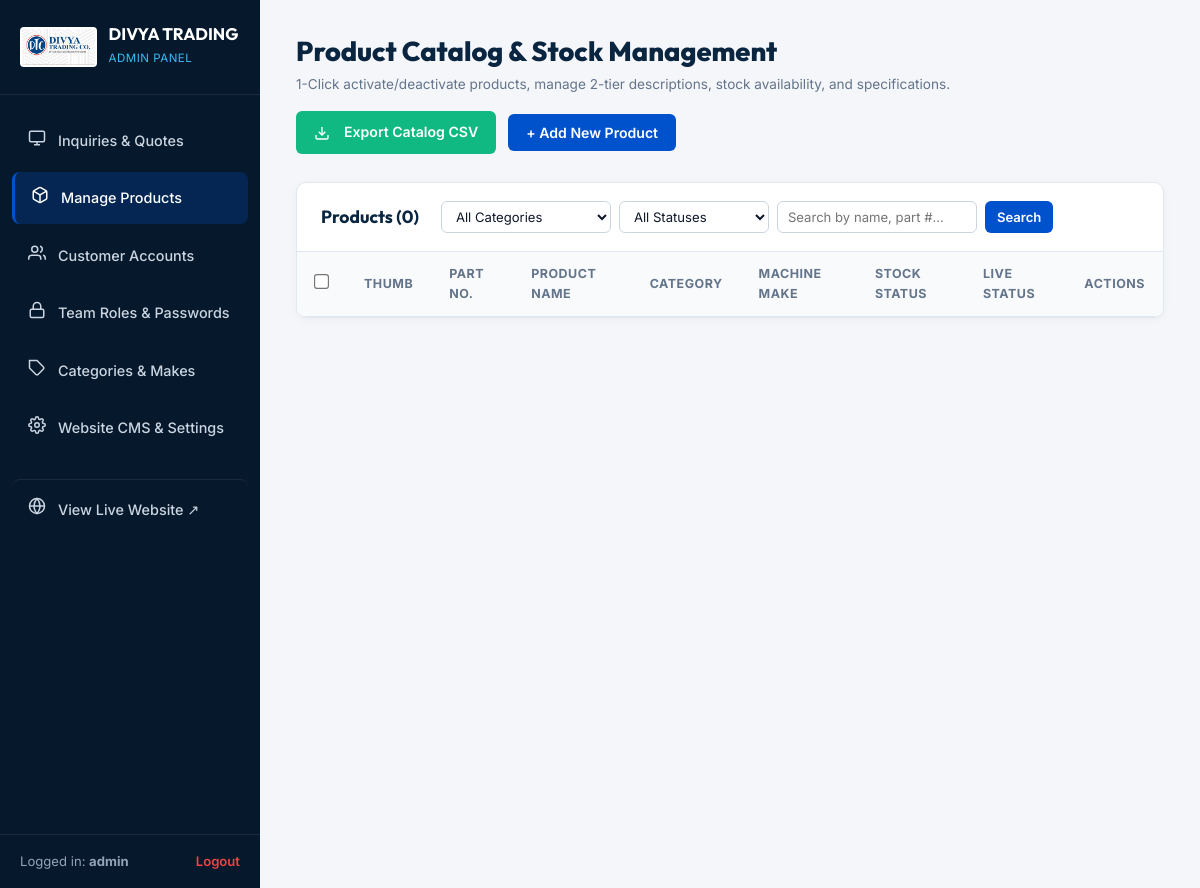
The page /admin/products (signed in) on the database its author committed.
### models.py (models this page shows, shortened)
class SiteSetting(db.Model):
    __tablename__ = 'site_settings'
    id = db.Column(db.Integer, primary_key=True)
    key = db.Column(db.String(100), unique=True, nullable=False)
    value = db.Column(db.Text, nullable=True)
    description = db.Column(db.String(255), nullable=True)

class AdminUser(db.Model):
    __tablename__ = 'admin_users'
    id = db.Column(db.Integer, primary_key=True)
    username = db.Column(db.String(80), unique=True, nullable=False)
    email = db.Column(db.String(150), unique=True, nullable=False)
    password_hash = db.Column(db.String(255), nullable=False)
    view_password = db.Column(db.String(100), nullable=True)  # Viewable password hint for superadmin management
    role = db.Column(db.String(30), default='superadmin')  # 'superadmin', 'sales_manager', 'product_editor'
    is_active = db.Column(db.Boolean, default=True)
    created_at = db.Column(db.DateTime, default=datetime.utcnow)

### app.py (the view, shortened to what this page needs)
@app.route('/admin/products')
@admin_required
def admin_products():
    category_id = request.args.get('category', type=int)
    machine_id = request.args.get('machine', type=int)
    search_q = request.args.get('q', '').strip()
    status_filter = request.args.get('status')
    query = Product.query
    if category_id:
        query = query.filter_by(category_id=category_id)
    if machine_id:
        query = query.filter_by(machine_make_id=machine_id)
    if status_filter == 'active':
        query = query.filter_by(is_active=True)
    elif status_filter == 'deactive':
        query = query.filter_by(is_active=False)
    elif status_filter == 'out_of_stock':
        query = query.filter_by(stock_status='out_of_stock')
    products_list = query.order_by(Product.id.desc()).all()
    categories = Category.query.order_by(Category.order_index).all()
    machines = MachineMake.query.order_by(MachineMake.name).all()
    return render_template(
        'admin/products.html',
        products=products_list,
        categories=categories,
        machines=machines,
        selected_category=category_id,
        selected_machine=machine_id,
        status_filter=status_filter,
        search_q=search_q
    )

### app.py (called while the page is built, shortened)
def admin_required(f):
    @wraps(f)
    def decorated_function(*args, **kwargs):
        admin_id = session.get('admin_user_id')
        login_time = session.get('admin_login_time')
        now = time.time()
        admin = AdminUser.query.get(admin_id)
        return f(*args, **kwargs)
    return decorated_function

@app.before_request
def enforce_session_timeout():
    now = time.time()

@app.context_processor
def inject_global_data():
    categories = Category.query.order_by(Category.order_index).all()
    machines = MachineMake.query.order_by(MachineMake.name).all()
    settings_records = SiteSetting.query.all()
    settings = {s.key: s.value for s in settings_records}
    why_choose_pillars = get_why_choose_pillars(settings)
    current_year = datetime.utcnow().year
    current_customer = None
    return {
        'nav_categories': categories,
        'nav_machines': machines,
        'site_settings': settings,
        'why_choose_pillars': why_choose_pillars,
        'current_year': current_year,
        'current_customer': current_customer
    }

### templates/admin/products.html (shortened to what this page needs)
<!DOCTYPE html>
<html lang="en">
<head>
  <link rel="stylesheet" href="{{ url_for('static', filename='css/admin.css') }}">
  <link rel="stylesheet" href="{{ url_for('static', filename='css/style.css') }}">
</head>
<body class="admin-body">
  <aside class="admin-sidebar" id="adminSidebar">
    <div class="sidebar-header">
      <img src="{{ site_settings.site_logo or url_for('static', filename='images/logo.png') }}" alt="DTC" class="sidebar-logo">
      <div class="sidebar-title">
        <h2>DIVYA TRADING</h2>
        <span>Admin Panel</span>
      </div>
    </div>
    <nav class="sidebar-nav">
      <a href="{{ url_for('admin_dashboard') }}" class="sidebar-nav-item">
        <span class="nav-icon">
          <svg width="18" height="18" viewBox="0 0 24 24" fill="none" stroke="currentColor" stroke-width="2"><rect x="2" y="3" width="20" height="14" rx="2" ry="2"></rect><line x1="8" y1="21" x2="16" y2="21"></line><line x1="12" y1="17" x2="12" y2="21"></line></svg>
        </span>
        <span>Inquiries & Quotes</span>
      </a>
      <a href="{{ url_for('admin_products') }}" class="sidebar-nav-item active">
        <span class="nav-icon">
        </span>
        <span>Manage Products</span>
      </a>
      <a href="{{ url_for('admin_customers') }}" class="sidebar-nav-item">
        <span class="nav-icon">
          <svg width="18" height="18" viewBox="0 0 24 24" fill="none" stroke="currentColor" stroke-width="2"><path d="M17 21v-2a4 4 0 0 0-4-4H5a4 4 0 0 0-4 4v2"></path><circle cx="9" cy="7" r="4"></circle><path d="M23 21v-2a4 4 0 0 0-3-3.87"></path><path d="M16 3.13a4 4 0 0 1 0 7.75"></path></svg>
        </span>
        <span>Customer Accounts</span>
      </a>
      <a href="{{ url_for('admin_users') }}" class="sidebar-nav-item">
        <span class="nav-icon">
          <svg width="18" height="18" viewBox="0 0 24 24" fill="none" stroke="currentColor" stroke-width="2"><rect x="3" y="11" width="18" height="11" rx="2" ry="2"></rect><path d="M7 11V7a5 5 0 0 1 10 0v4"></path></svg>
        </span>
        <span>Team Roles & Passwords</span>
      </a>
      <a href="{{ url_for('admin_categories') }}" class="sidebar-nav-item">
        <span class="nav-icon">
          <svg width="18" height="18" viewBox="0 0 24 24" fill="none" stroke="currentColor" stroke-width="2"><path d="M20.59 13.41l-7.17 7.17a2 2 0 0 1-2.83 0L2 12V2h10l8.59 8.59a2 2 0 0 1 0 2.82z"></path><line x1="7" y1="7" x2="7.01" y2="7"></line></svg>
        </span>
        <span>Categories & Makes</span>
      </a>
      <a href="{{ url_for('admin_settings') }}" class="sidebar-nav-item">
        <span class="nav-icon">
        </span>
        <span>Website CMS & Settings</span>
      </a>
      <a href="{{ url_for('home') }}" target="_blank" class="sidebar-nav-item" style="margin-top: 20px; border-top: 1px solid rgba(255,255,255,0.08); padding-top: 14px;">
        <span class="nav-icon">
          <svg width="18" height="18" viewBox="0 0 24 24" fill="none" stroke="currentColor" stroke-width="2"><circle cx="12" cy="12" r="10"></circle><line x1="2" y1="12" x2="22" y2="12"></line><path d="M12 2a15.3 15.3 0 0 1 4 10 15.3 15.3 0 0 1-4 10 15.3 15.3 0 0 1-4-10 15.3 15.3 0 0 1 4-10z"></path></svg>
        </span>
        <span>View Live Website ↗</span>
      </a>
    </nav>
    <div class="sidebar-footer">
      <span>Logged in: <strong>{{ session.admin_username }}</strong></span>
      <a href="{{ url_for('admin_logout') }}">Logout</a>
    </div>
  </aside>
  <main class="admin-main">
    <div class="admin-top-bar">
      <div class="admin-page-title">
        <h1>Product Catalog & Stock Management</h1>
        <p>1-Click activate/deactivate products, manage 2-tier descriptions, stock availability, and specifications.</p>
      </div>
      <div class="admin-top-actions">
        <a href="{{ url_for('admin_export_products') }}" class="btn-admin-export">
          <svg width="16" height="16" viewBox="0 0 24 24" fill="none" stroke="currentColor" stroke-width="2" style="margin-right: 6px;"><path d="M21 15v4a2 2 0 0 1-2 2H5a2 2 0 0 1-2-2v-4"></path><polyline points="7 10 12 15 17 10"></polyline><line x1="12" y1="15" x2="12" y2="3"></line></svg>
          <span>Export Catalog CSV</span>
        </a>
        <button class="btn-admin-primary" onclick="document.getElementById('addProductModal').classList.add('active')">
          <span>+ Add New Product</span>
        </button>
      </div>
    </div>
    <div class="admin-card">
      <div class="admin-card-header">
        <div style="display: flex; gap: 12px; align-items: center; flex-wrap: wrap;">
          <h3 style="margin-right: 10px;">Products ({{ products|length }})</h3>
          <form action="{{ url_for('admin_products') }}" method="GET" style="display: flex; gap: 8px; flex-wrap: wrap;">
            <select name="category" class="form-control" style="width: 170px; font-size: 0.82rem; padding: 6px 10px;" onchange="this.form.submit()">
              <option value="">All Categories</option>
            </select>
            <select name="status" class="form-control" style="width: 150px; font-size: 0.82rem; padding: 6px 10px;" onchange="this.form.submit()">
              <option value="">All Statuses</option>
            </select>
            <input type="text" name="q" value="{{ search_q }}" class="form-control" placeholder="Search by name, part #..." style="width: 200px; font-size: 0.82rem; padding: 6px 10px;">
            <button type="submit" class="btn-admin-primary" style="padding: 6px 12px; font-size: 0.82rem;">Search</button>
          </form>
        </div>
      </div>
      <div class="admin-table-wrap">
        <table class="admin-table">
          <thead>
            <tr>
              <th style="width: 38px; text-align: center;">
                <input type="checkbox" id="selectAllProducts" onclick="toggleSelectAllProducts(this)" style="cursor: pointer; transform: scale(1.15);" title="Select All Products">
              </th>
              <th>Thumb</th>
              <th>Part No.</th>
              <th>Product Name</th>
              <th>Category</th>
              <th>Machine Make</th>
              <th>Stock Status</th>
              <th>Live Status</th>
              <th>Actions</th>
            </tr>
          </thead>
        </table>
      </div>
    </div>
  </main>
</body>
</html>

### static/css/admin.css (style rules this page uses)
:root { --admin-navy: #0A2540; --admin-sidebar: #06182B; --admin-blue: #0052CC; --admin-blue-hover: #003E99; --admin-bg: #F4F6F9; --admin-card: #FFFFFF; --admin-border: #E2E8F0; --admin-text: #1E293B; --admin-muted: #64748B; --status-new-bg: #FEF3C7; --status-new-text: #D97706; --status-contacted-bg: #DBEAFE; --status-contacted-text: #1D4ED8; --status-quoted-bg: #E0E7FF; --status-quoted-text: #4338CA; --status-completed-bg: #D1FAE5; --status-completed-text: #059669; --status-cancelled-bg: #FEE2E2; --status-cancelled-text: #DC2626; }
* { box-sizing: border-box; margin: 0; padding: 0; }
body.admin-body { font-family: 'Inter', sans-serif; background-color: var(--admin-bg); color: var(--admin-text); min-height: 100vh; display: flex; }
.admin-sidebar { width: 260px; background: var(--admin-sidebar); color: #94A3B8; display: flex; flex-direction: column; flex-shrink: 0; min-height: 100vh; position: fixed; top: 0; left: 0; z-index: 100; }
.sidebar-header { padding: 24px 20px; border-bottom: 1px solid rgba(255, 255, 255, 0.08); display: flex; align-items: center; gap: 12px; }
.sidebar-logo { height: 40px; width: auto; border-radius: 4px; background: white; padding: 2px; }
.sidebar-title h2 { font-family: 'Outfit', sans-serif; font-size: 1.05rem; font-weight: 700; color: white; line-height: 1.2; }
.sidebar-title span { font-size: 0.72rem; color: #38BDF8; text-transform: uppercase; letter-spacing: 0.5px; }
.sidebar-nav { padding: 20px 12px; display: flex; flex-direction: column; gap: 6px; flex-grow: 1; }
.sidebar-nav-item { display: flex; align-items: center; gap: 12px; padding: 11px 16px; border-radius: 8px; color: #CBD5E1; text-decoration: none; font-size: 0.9rem; font-weight: 500; transition: all 0.2s ease; }
.sidebar-nav-item:hover, .sidebar-nav-item.active { background: rgba(0, 82, 204, 0.25); color: #FFFFFF; border-left: 3px solid var(--admin-blue); }
.sidebar-nav-item .nav-icon { font-size: 1.15rem; }
.sidebar-footer { padding: 16px 20px; border-top: 1px solid rgba(255, 255, 255, 0.08); display: flex; justify-content: space-between; align-items: center; font-size: 0.82rem; }
.sidebar-footer a { color: #EF4444; text-decoration: none; font-weight: 600; }
.admin-main { margin-left: 260px; flex-grow: 1; padding: 30px 36px; max-width: calc(100vw - 260px); }
.admin-top-bar { display: flex; justify-content: space-between; align-items: center; margin-bottom: 28px; flex-wrap: wrap; gap: 16px; }
.admin-page-title h1 { font-family: 'Outfit', sans-serif; font-size: 1.7rem; font-weight: 800; color: var(--admin-navy); }
.admin-page-title p { font-size: 0.85rem; color: var(--admin-muted); }
.admin-top-actions { display: flex; align-items: center; gap: 12px; }
.btn-admin-primary { background: var(--admin-blue); color: white; border: none; padding: 10px 18px; border-radius: 6px; font-size: 0.88rem; font-weight: 600; display: inline-flex; align-items: center; gap: 8px; cursor: pointer; text-decoration: none; transition: all 0.2s ease; }
.btn-admin-export { background: #10B981; color: white; border: none; padding: 10px 18px; border-radius: 6px; font-size: 0.88rem; font-weight: 600; display: inline-flex; align-items: center; gap: 8px; cursor: pointer; text-decoration: none; transition: all 0.2s ease; }
.admin-card { background: var(--admin-card); border: 1px solid var(--admin-border); border-radius: 10px; box-shadow: 0 2px 8px rgba(0,0,0,0.04); overflow: hidden; margin-bottom: 30px; }
.admin-card-header { padding: 18px 24px; border-bottom: 1px solid var(--admin-border); display: flex; justify-content: space-between; align-items: center; flex-wrap: wrap; gap: 12px; }
.admin-card-header h3 { font-family: 'Outfit', sans-serif; font-size: 1.1rem; font-weight: 700; color: var(--admin-navy); }
.admin-table-wrap { overflow-x: auto; }
.admin-table { width: 100%; border-collapse: collapse; text-align: left; font-size: 0.88rem; }
.admin-table th { background: #F8FAFC; padding: 12px 18px; font-weight: 700; color: var(--admin-muted); font-size: 0.78rem; text-transform: uppercase; letter-spacing: 0.5px; border-bottom: 1px solid var(--admin-border); }

### rows shown on the page
SiteSetting: value (picture)
AdminUser: admin_username "admin"

### other values the page prints
{{ products|length }} "0"
